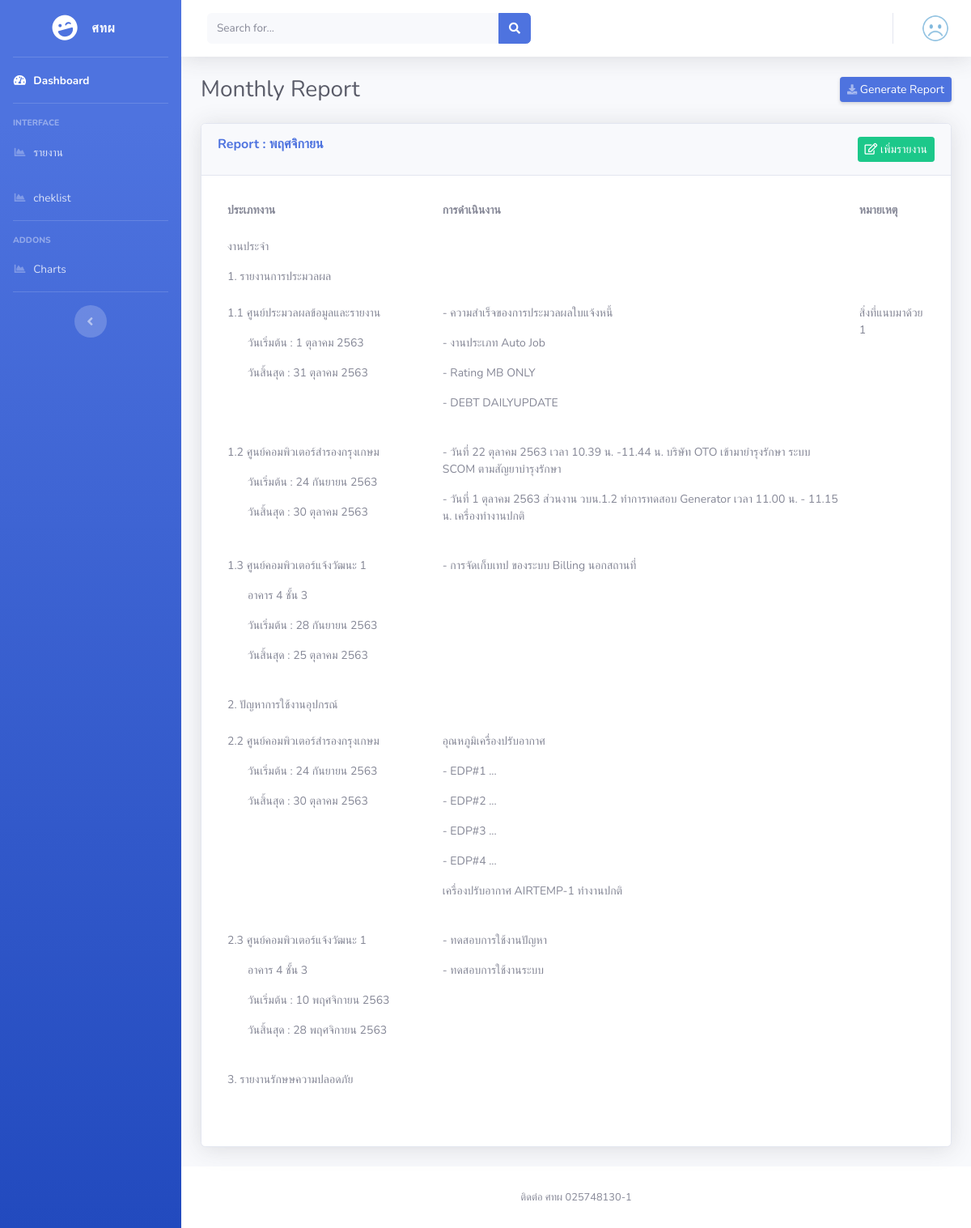
Screenshot of /detail.php?processplan=REP-20201110796 with the database file from the repository.
### tables this page shows
CREATE TABLE `plan` (
  `id` int(11) NOT NULL,
  `plan_id` varchar(50) NOT NULL,
  `plan_month` varchar(50) NOT NULL,
  `plan_year` varchar(50) NOT NULL,
  `plan_status` varchar(50) NOT NULL
);

CREATE TABLE `description` (
  `des_id` int(11) NOT NULL,
  `plan_id` varchar(50) NOT NULL,
  `cat_id` int(11) NOT NULL,
  `dep_id` int(11) NOT NULL,
  `att_id` int(11) DEFAULT NULL,
  `des_detail` text NOT NULL,
  `des_report_start` date DEFAULT NULL,
  `des_report_end` date DEFAULT NULL,
  `des_note` text,
  `des_count` int(11) NOT NULL,
  `des_create_dtm` datetime NOT NULL,
  `des_last_update_dtm` datetime DEFAULT NULL
);

CREATE TABLE `department` (
  `dep_id` int(11) NOT NULL,
  `dep_shortname` varchar(50) NOT NULL,
  `dep_fullname` varchar(150) NOT NULL,
  `dep_area` varchar(250) DEFAULT NULL,
  `dep_status` varchar(50) NOT NULL
);

### modulePHP/change_month.php (called while the page is built)
<?php
function formatDate($param) {
  $year           =substr("$param",0,4);
  $month          =substr("$param",5,2);
  $day            =substr("$param",8,2);
  $_monthPad      =sprintf("%01d", $month);
  $_day           =sprintf("%01d", $day);
  $_year          = getYear($year);
  $_month         = getMonth($_monthPad);
  $dateformat     = $_day." ".$_month." ".$_year;
  return $dateformat;
}
function getYear($param){
  $result = $param + 543;
  return $result;
}
function getMonth($param){
  $monthTH = [null,'มกราคม','กุมภาพันธ์','มีนาคม','เมษายน','พฤษภาคม','มิถุนายน','กรกฎาคม','สิงหาคม','กันยายน','ตุลาคม','พฤศจิกายน','ธันวาคม'];
  return $monthTH[$param];
}
?>

### detail.php (the view, shortened to what this page needs)
<?php
include_once './application/config/condb.php';
include_once './modulePHP/change_month.php';
$plan_id = $_GET["processplan"];
$sql="SELECT * FROM plan where plan_id='".$plan_id."'";
$result = $mysqli->query($sql);
$view=$result->fetch_object();
$plan_month = $view->plan_month;
$sql_plan="SELECT * FROM description a, department b WHERE a.dep_id = b.dep_id and a.plan_id ='".$plan_id."'";
$result_plan = $mysqli->query($sql_plan);
$sql_plan1="SELECT * FROM description a, department b WHERE a.dep_id = b.dep_id and a.plan_id ='".$plan_id."'";
$result_plan1 = $mysqli->query($sql_plan1);
?>
<!DOCTYPE html>
<html lang="en">
<head>
  <link href="./assets/vendor/fontawesome-free/css/all.min.css" rel="stylesheet" type="text/css">
  <link href="./assets/css/sb-admin-2.min.css" rel="stylesheet">
  <link rel="stylesheet" href="https://cdnjs.cloudflare.com/ajax/libs/bootstrap-datepicker/1.7.1/css/bootstrap-datepicker.min.css">
</head>
<body id="page-top">
  <div id="wrapper">
    <?php include_once "./templates/menu.php";?>
    <div id="content-wrapper" class="d-flex flex-column">
      <div id="content">
        <?php include_once "./templates/topbar.php";?>
        <div class="container-fluid">
          <div class="d-sm-flex align-items-center justify-content-between mb-4">
            <h1 class="h3 mb-0 text-gray-800">Monthly Report</h1>
            <a href="#" class="d-none d-sm-inline-block btn btn-sm btn-primary shadow-sm"><i class="fas fa-download fa-sm text-white-50"></i> Generate Report</a>
          </div>
          <div class="row">
            <div class="col-xl-12 col-lg-12">
              <div class="card shadow mb-4">
                <div class="card-header py-3">
                            <div style="float: left;">
                              <h6 class="m-0 font-weight-bold text-primary">Report : <?=$plan_month;?></h6>
                            </div>
                            <div style="float: right;">
                              <?php if($dep_id != ''){?>
                              <button  data-toggle="modal" data-target="#modelCreateReport" class="m-0 btn btn-sm btn-success"> <i class="far fa-edit"></i> เพิ่มรายงาน</button>
                              <?}else{?>
                                <button id="login" class="m-0 btn btn-sm btn-success"> <i class="far fa-edit"></i> เพิ่มรายงาน</button>
                              <?}?>
                            </div>
                </div>
                <div class="card-body">
                  <table class="table table-borderless" style="font-size: 14px;">
                    <thead>
                      <tr>
                        <th style="width: 30%">ประเภทงาน</th>
                        <th>การดำเนินงาน</th>
                        <th>หมายเหตุ</th>
                      </tr>
                    </thead>
                    <tbody id="result_report">
                      <tr>
                        <td>
                        งานประจำ
                        1. รายงานการประมวลผล
                        </td>
                        <td>
                        </td>
                        <td>
                        </td>
                      </tr>
                      <?php
                      $i=1;
                      $b=1;
                      while($view_cat1=$result_plan->fetch_object())
                      {
                        if($view_cat1->cat_id == 1){
                        ?>
                      <tr>
                        <td>
                          <p>
                            <?=$b.".".$i." ".$view_cat1->dep_fullname?><?php if($view_cat1->dep_id == $dep_id){?>
                            <a data-toggle="modal" data-target="#modelCreateReport">
                            <i data-toggle="tooltip" data-placement="top" style="cursor: pointer;" class="fas fa-edit fa-sm fa-fw mr-2 text-gray-400 edit"
                            data-id="<?=$view_cat1->des_id?>"
                            data-plan_id="<?=$view_cat1->plan_id?>"
                            data-operation="<?=$view_cat1->des_detail?>" "
                            data-report_start="<?=$view_cat1->des_report_start?>"
                            data-report_end="<?=$view_cat1->des_report_end?>"
                            data-note="<?=$view_cat1->des_note?>"
                            data-user_part_name="<?=$view_cat1->dep_short_name?>"
                            title="แก้ไข | <?=$dep_shortname?>"></i>
                            </a>
                            <?php }?>
                          </p>
                          <?php if($view_cat1->dep_area != ''){?>
                          <p style="padding-left:25px;">
                            <?=$view_cat1->dep_area?>
                          </p>
                          <?}?>
                          <p style="padding-left:25px;">
                            วันเริ่มต้น : <?=formatDate($view_cat1->des_report_start)?>
                          </p>
                          <p  style="padding-left:25px;">
                            วันสิ้นสุด : <?=formatDate($view_cat1->des_report_end)?>
                          </p>
                        </td>
                        <td>
                          <?=$view_cat1->des_detail?>
                        </td>
                        <td>
                          <?=$view_cat1->des_note?>
                        </td>
                      </tr>
                      <?php
                      $i ++;
                        }
                      }?>
                      <tr>
                        <td>
                        2. ปัญหาการใช้งานอุปกรณ์
                        </td>
                        <td>
                        </td>
                        <td>
                        </td>
                      </tr>
                      <?php
                      $i_cat2=2;
                      $b_cat2=2;
                      while($view_cat2=$result_plan1->fetch_object())
                      {
                        if($view_cat2->cat_id == 2){
                        ?>
                      <tr>
                        <td>
                          <p>
                            <?=$b_cat2.".".$i_cat2." ".$view_cat2->dep_fullname?><?php if($view_cat2->dep_id == $dep_id){?>
                            <a data-toggle="modal" data-target="#modelCreateReport">
                            <i data-toggle="tooltip" data-placement="top" style="cursor: pointer;" class="fas fa-edit fa-sm fa-fw mr-2 text-gray-400 edit"
                            data-id="<?=$view_cat2->des_id?>"
                            data-plan_id="<?=$view_cat2->plan_id?>"
                            data-operation="<?=$view_cat2->des_detail?>" "
                            data-report_start="<?=$view_cat2->des_report_start?>"
                            data-report_end="<?=$view_cat2->des_report_end?>"
                            data-note="<?=$view_cat2->des_note?>"
                            data-user_part_name="<?=$view_cat2->dep_short_name?>"
                            title="แก้ไข | <?=$dep_shortname?>"></i>
                            </a>
                            <?php }?>
                          </p>
                          <?php if($view_cat2->dep_area != ''){?>
                          <p style="padding-left:25px;">
                            <?=$view_cat2->dep_area?>
                          </p>
                          <?}?>
                          <p style="padding-left:25px;">
                            วันเริ่มต้น : <?=formatDate($view_cat2->des_report_start)?>
                          </p>
                          <p  style="padding-left:25px;">
                            วันสิ้นสุด : <?=formatDate($view_cat2->des_report_end)?>
                          </p>
                        </td>
                        <td>
                          <?=$view_cat2->des_detail?>
                        </td>
                        <td>
                        </td>
                      </tr>
                      <?php
                      $i_cat2 ++;
                          }
                      }?>
                      <tr>
                        <td>
                        3. รายงานรักษษความปลอดภัย
                        </td>
                        <td>
                        </td>
                        <td>
                        </td>
                      </tr>
                      <tr>
                        <td></td>
                        <td></td>
                        <td></td>
                      </tr>
                    </tbody>
                  </table>
                </div>
              </div>
            </div>
          </div>
        </div>
      </div>
      <?php include_once "./templates/footbar.php";?>
    </div>
  </div>
</body>
</html>

### rows the page displays
plan: plan_month "พฤศจิกายน"
description: dep.dep_fullname "ศูนย์ประมวลผลข้อมูลและรายงาน", des_report_start "1 ตุลาคม 2563", des_report_end "31 ตุลาคม 2563", des_detail "- ความสำเร็จของการประมวลผลใบแจ้งหนี้ - งานประเภท Auto Job - Rating MB ONLY - DEBT DAILYUPDATE", des_note "สิ่งที่แนบมาด้วย 1"
description: dep.dep_fullname "ศูนย์คอมพิวเตอร์สำรองกรุงเกษม", des_report_start "24 กันยายน 2563", des_report_end "30 ตุลาคม 2563", des_detail "- วันที่ 22 ตุลาคม 2563 เวลา 10.39 น. -11.44 น. บริษัท OTO เข้ามายำรุงรักษา ระบบ SCOM ตามสัญยาบำรุงรักษา - วันที่ 1 ตุลาคม 2563 ส่วนงาน วบน.1.2 ทำการทดสอบ Generator เวลา 11.00 น. - 11.15 น. เครื่องทำงานปกติ"
description: dep.dep_fullname "ศูนย์คอมพิวเตอร์แจ้งวัฒนะ 1", dep.dep_area "อาคาร 4 ชั้น 3", des_report_start "28 กันยายน 2563", des_report_end "25 ตุลาคม 2563", des_detail "- การจัดเก็บเทป ของระบบ Billing นอกสถานที่"
description: dep.dep_fullname "ศูนย์คอมพิวเตอร์สำรองกรุงเกษม", des_report_start "24 กันยายน 2563", des_report_end "30 ตุลาคม 2563", des_detail "อุณหภูมิเครื่องปรับอากาศ - EDP#1 ... - EDP#2 ... - EDP#3 ... - EDP#4 ... เครื่องปรับอากาศ AIRTEMP-1 ทำงานปกติ"
description: dep.dep_fullname "ศูนย์คอมพิวเตอร์แจ้งวัฒนะ 1", dep.dep_area "อาคาร 4 ชั้น 3", des_report_start "10 พฤศจิกายน 2563", des_report_end "28 พฤศจิกายน 2563", des_detail "- ทดสอบการใช้งานปัญหา - ทดสอบการใช้งานระบบ"
